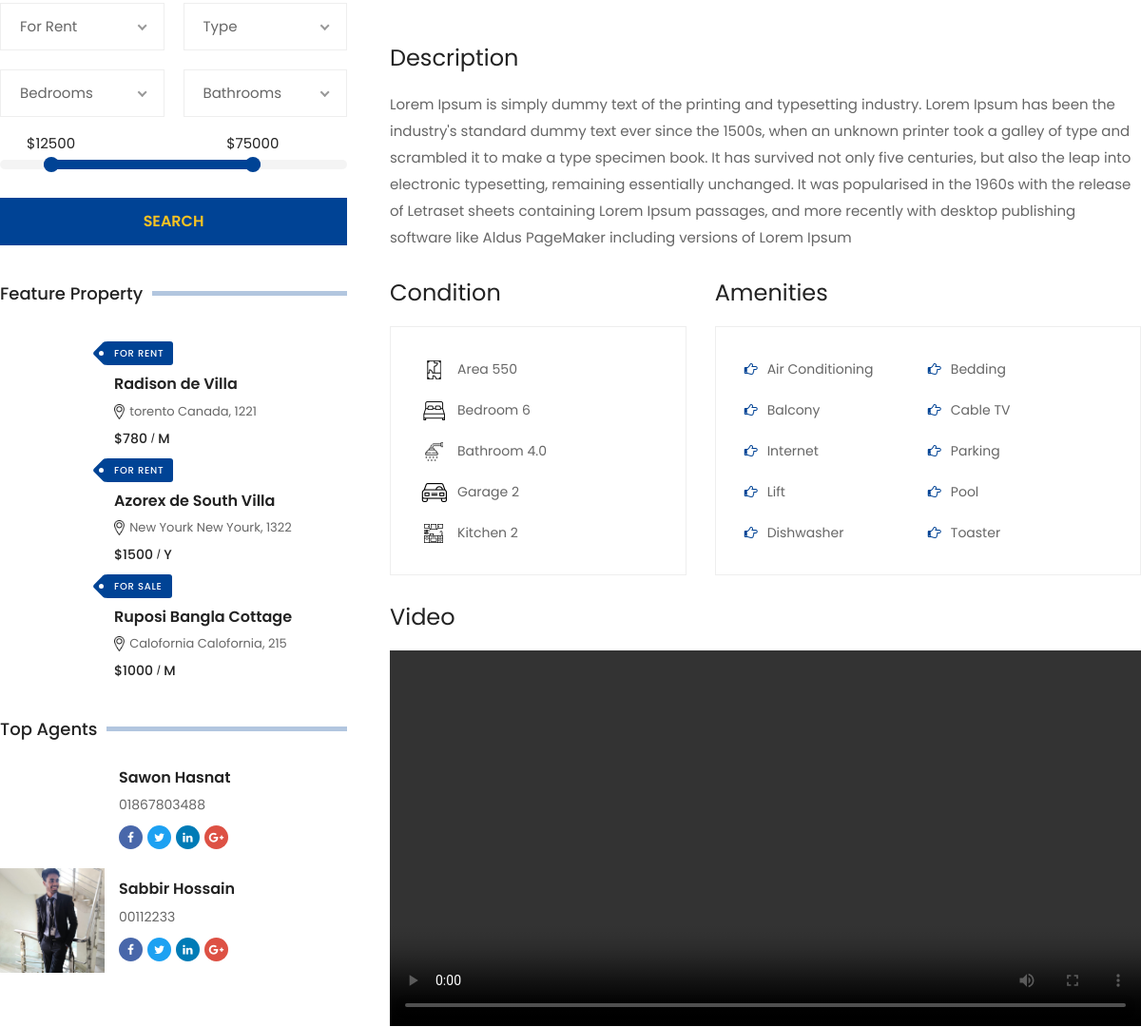
The page /listing/Friuli/ (middle part) on the database as committed earlier.
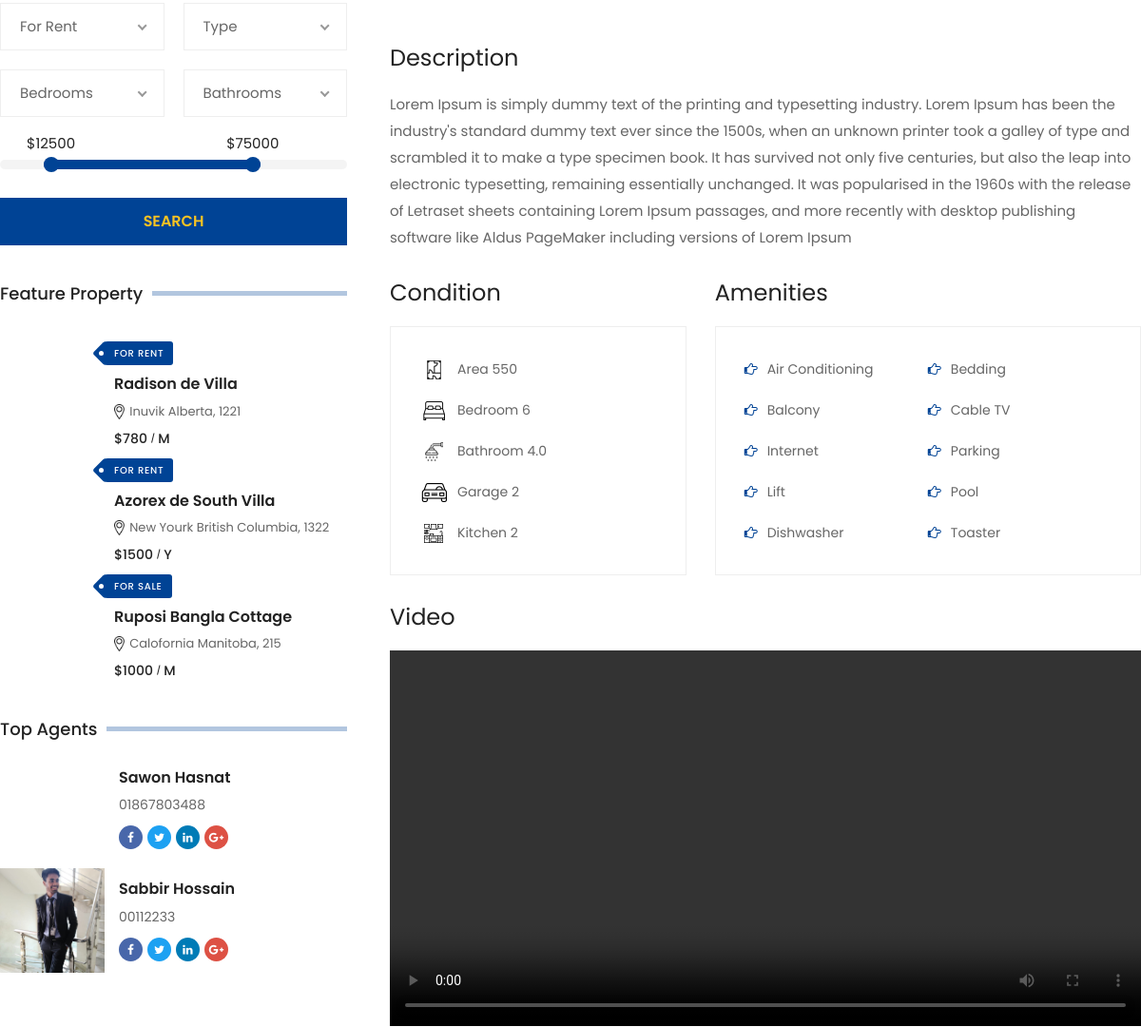
The same page on the database as committed later.
### home/models.py (models this page shows, shortened)
class Listing(models.Model):
  realtor = models.ForeignKey(Realtor, on_delete=models.DO_NOTHING)
  title = models.CharField(max_length=200)
  slug = models.SlugField()
  city = models.CharField(max_length=100)
  state = models.CharField(max_length=100)
  zipcode = models.CharField(max_length=20)
  description = RichTextField(blank=True)
  price = models.IntegerField()
  bedrooms = models.IntegerField()
  bathrooms = models.DecimalField(max_digits=2, decimal_places=1)
  garage = models.IntegerField(default=0)
  sqft = models.IntegerField()
  kitchen = models.IntegerField()
  photo_main = models.ImageField(upload_to='photos/%Y/%m/%d/')
  video  = models.FileField(upload_to="video/%y",null=True)
  is_published = models.BooleanField(default=True)
  list_date = models.DateTimeField(default=datetime.now, blank=True)
  featured = models.BooleanField()
  servicetype = models.CharField(choices = SERVICE_TYPE,max_length=30,null=True)
  rent_agreement = models.CharField(choices = RENT_TYPE,max_length=30,null=True)
  def get_absolute_url(self):
        return reverse('listing', kwargs={
            'slug': self.slug
        })

class Realtor(models.Model):
  name = models.CharField(max_length=200)
  slug = models.SlugField()
  photo = models.ImageField(upload_to='photos/%Y/%m/%d/')
  description = RichTextField(blank=True,null=True)
  phone = models.CharField(max_length=20)
  email = models.CharField(max_length=50)
  ownaddress = models.CharField(max_length=50)
  agency = models.CharField(max_length=50)
  company= models.CharField(max_length=50)
  licenses= models.CharField(max_length=50)
  number=models.CharField(max_length=50)
  agencyaddress=models.CharField(max_length=50)
  hire_date = models.DateTimeField(default=datetime.now, blank=True)
  def get_absolute_url(self):
        return reverse('agent-details', kwargs={
            'slug': self.slug
        })

### home/views.py (the view)
# urls.py: path('listing/<slug:slug>/',listingdetail, name='listing' ),
def listingdetail(request, slug):
    post = get_object_or_404(Listing, slug=slug)
    featured = Listing.objects.filter(featured=True).order_by('-list_date')[0:3]
    realtors = Realtor.objects.order_by('-hire_date')[:3]
    comments = post.comments.filter(active=True, parent__isnull=True)
    if request.method == 'POST':
        comment_form = CommentForm(data=request.POST)
        if comment_form.is_valid():
            parent_obj = None
            try:
                parent_id = int(request.POST.get('parent_id'))
            except:
                parent_id = None
            if parent_id:
                parent_obj = Comment.objects.get(id=parent_id)
                if parent_obj:
                    replay_comment = comment_form.save(commit=False)
                    replay_comment.parent = parent_obj
            new_comment = comment_form.save(commit=False)
            new_comment.post = post
            new_comment.save()
            return HttpResponseRedirect(post.get_absolute_url())
    else:
        comment_form = CommentForm()
    context = {
        'listing': post,
        'object_list':featured,
        'realtors':realtors,
        'comments': comments,
        'comment_form': comment_form,
    }
    return render(request, 'single-properties.html', context)

### templates/single-properties.html (shortened to what this page needs)
{% extends 'base.html' %}
{% load static %}
{% block content %}
{% load crispy_forms_tags %}
    <div class="property-section section pt-100 pt-lg-80 pt-md-70 pt-sm-60 pt-xs-50 pb-100 pb-lg-80 pb-md-70 pb-sm-60 pb-xs-50">
        <div class="container">
            <div class="row">
                <div class="col-lg-8 col-12 order-1 order-lg-2 mb-sm-50 mb-xs-50">
                    <div class="row">
                        <div class="single-property col-12 mb-50">
                            <div class="property-inner">
                                <div class="image mb-30">
                                </div>
                                <div class="content">
                                    <h3>Description</h3>
                                    <p> {{listing.description|safe}}</p>
                                    <div class="row mt-30 mb-30">
                                        <div class="col-md-5 col-12 mb-xs-30">
                                            <h3>Condition</h3>
                                            <ul class="feature-list">
                                                <li><div class="image"><img src="{% static 'images/icons/area.png' %}" alt=""></div>Area {{listing.sqft}}</li>
                                                <li><div class="image"><img src="{% static 'images/icons/bed.png' %}" alt=""></div>Bedroom {{listing.bedrooms}}</li>
                                                <li><div class="image"><img src="{% static 'images/icons/bath.png' %}" alt=""></div>Bathroom {{listing.bathrooms}}</li>
                                                <li><div class="image"><img src="{% static 'images/icons/parking.png' %}" alt=""></div>Garage {{listing.garage}}</li>
                                                <li><div class="image"><img src="{% static 'images/icons/kitchen.png' %}" alt=""></div>Kitchen {{listing.kitchen}}</li>
                                            </ul>
                                        </div>
                                        <div class="col-md-7 col-12">
                                            <h3>Amenities</h3>
                                            <ul class="amenities-list">
                                                <li>Air Conditioning</li>
                                                <li>Bedding</li>
                                                <li>Balcony</li>
                                                <li>Cable TV</li>
                                                <li>Internet</li>
                                                <li>Parking</li>
                                                <li>Lift</li>
                                                <li>Pool</li>
                                                <li>Dishwasher</li>
                                                <li>Toaster</li>
                                            </ul>
                                        </div>
                                    </div>
                                    <div class="row">
                                        <div class="col-12 mb-30">
                                            <h3>Video</h3>
                                            <video class=" embed-responsive embed-responsive-16by9" controls='controls' >
                                                <source class="embed-responsive-item" src="{{ listing.video.url }}"type='video/mp4' >
                                            </video>
                                        </div>
                                    </div>
                                </div>
                            </div>
                        </div>
                    </div>
                </div>
                <div class="col-lg-4 col-12 order-2 order-lg-1 pr-30 pr-sm-15 pr-xs-15">
                    <div class="sidebar">
                        <div class="property-search sidebar-property-search">
                            <form action="#">
                                <div>
                                </div>
                                <div>
                                </div>
                                <div>
                                </div>
                                <div>
                                </div>
                                <div>
                                    <div id="search-price-range"></div>
                                </div>
                                <div>
                                    <button>search</button>
                                </div>
                            </form>
                        </div>
                    </div>
                    <div class="sidebar">
                        <h4 class="sidebar-title"><span class="text">Feature Property</span><span class="shape"></span></h4>
                        {% for listing in object_list %}
                        <div class="sidebar-property-list">
                            <div class="sidebar-property">
                                <div class="image">
                                    <span class="type">{{listing.servicetype}}</span>
                                    <a href="{{ listing.get_absolute_url }}"><img src="{{ listing.photo_main.url }}" alt=""></a>
                                </div>
                                <div class="content">
                                    <h5 class="title"><a href="{{ listing.get_absolute_url }}">{{ listing.title }}</a></h5>
                                    <span class="location"><img src="assets/images/icons/marker.png" alt="">{{ listing.city }} {{ listing.state }}, {{ listing.zipcode }}</span>
                                    <span class="price">${{ listing.price }} <span>{{ listing.rent_agreement }}</span></span>
                                </div>
                            </div>
                        </div>
                        {% endfor %}
                    </div>
                      <div class="sidebar">
                        <h4 class="sidebar-title"><span class="text">Top Agents</span><span class="shape"></span></h4>
                        <div class="sidebar-agent-list">
                            {% for realtor in realtors %}
                            <div class="sidebar-agent">
                                <div class="image">
                                    <a href="{{ realtor.get_absolute_url }}"><img src="{{ realtor.photo.url }}" alt=""></a>
                                </div>
                                <div class="content">
                                    <h5 class="title"><a href="single-properties.html">{{ realtor.name }}</a></h5>
                                    <a href="#" class="phone">{{ realtor.phone }}</a>
                                    <div class="social">
                                        <a href="#" class="facebook"><i class="fa fa-facebook"></i></a>
                                        <a href="#" class="twitter"><i class="fa fa-twitter"></i></a>
                                        <a href="#" class="linkedin"><i class="fa fa-linkedin"></i></a>
                                        <a href="#" class="google"><i class="fa fa-google-plus"></i></a>
                                    </div>
                                </div>
                            </div>
                            {% endfor %}
                        </div>
                    </div>
                </div>
            </div>
        </div>
    </div>
{% endblock %}

### templates/base.html (shortened to what this page needs)
<!DOCTYPE html>
{% load static %}
<html lang="en">
    <head>
        <link rel="stylesheet" href=" {% static 'css/bootstrap.min.css' %} ">
        <link rel="stylesheet" href="{% static 'css/iconfont.min.css' %}">
        <link rel="stylesheet" href="{% static 'css/plugins.css' %}">
        <link rel="stylesheet" href="{% static 'css/helper.css' %}">
        <link rel="stylesheet" href="{% static 'css/style.css' %}">
    </head>
<body>
    <div id="main-wrapper">
    {% block content %}
    {% endblock %}
    </div>
</body>
</html>

### templates/header.html (shortened to what this page needs)
{% load static %}

### templates/footer.html (shortened to what this page needs)
{% load static %}

Rows that differ between the two databases and show on the page:
changed Listing "Radison de Villa": city "torento" → "Inuvik"; state "Canada" → "Alberta"
changed Listing "Azorex de South Villa": state "New Yourk" → "British Columbia"
changed Listing "Ruposi Bangla Cottage": state "Calofornia" → "Manitoba"
